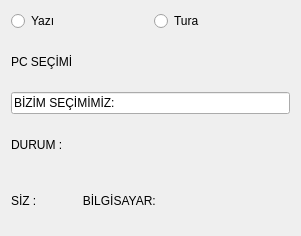
<?xml version="1.0" encoding="UTF-8"?>
<ui version="4.0">
 <class>anaSayfa</class>
 <widget class="QWidget" name="anaSayfa">
  <property name="geometry">
   <rect>
    <x>0</x>
    <y>0</y>
    <width>301</width>
    <height>236</height>
   </rect>
  </property>
  <property name="windowTitle">
   <string>anaSayfa</string>
  </property>
  <layout class="QHBoxLayout" name="horizontalLayout">
   <item>
    <layout class="QGridLayout" name="gridLayout">
     <item row="3" column="0" colspan="2">
      <widget class="QLabel" name="label_2">
       <property name="text">
        <string>DURUM : </string>
       </property>
      </widget>
     </item>
     <item row="0" column="1">
      <widget class="QRadioButton" name="tura">
       <property name="text">
        <string>Tura</string>
       </property>
      </widget>
     </item>
     <item row="0" column="0">
      <widget class="QRadioButton" name="yazi">
       <property name="text">
        <string>Yazı</string>
       </property>
      </widget>
     </item>
     <item row="1" column="0" colspan="2">
      <widget class="QLabel" name="label_1">
       <property name="text">
        <string>PC SEÇİMİ</string>
       </property>
      </widget>
     </item>
     <item row="5" column="0" colspan="2">
      <widget class="QLabel" name="label_3">
       <property name="text">
        <string>SİZ :              BİLGİSAYAR:</string>
       </property>
      </widget>
     </item>
     <item row="2" column="0" colspan="2">
      <widget class="QLineEdit" name="label_4">
       <property name="text">
        <string>BİZİM SEÇİMİMİZ:</string>
       </property>
      </widget>
     </item>
    </layout>
   </item>
  </layout>
 </widget>
 <resources/>
 <connections/>
</ui>
